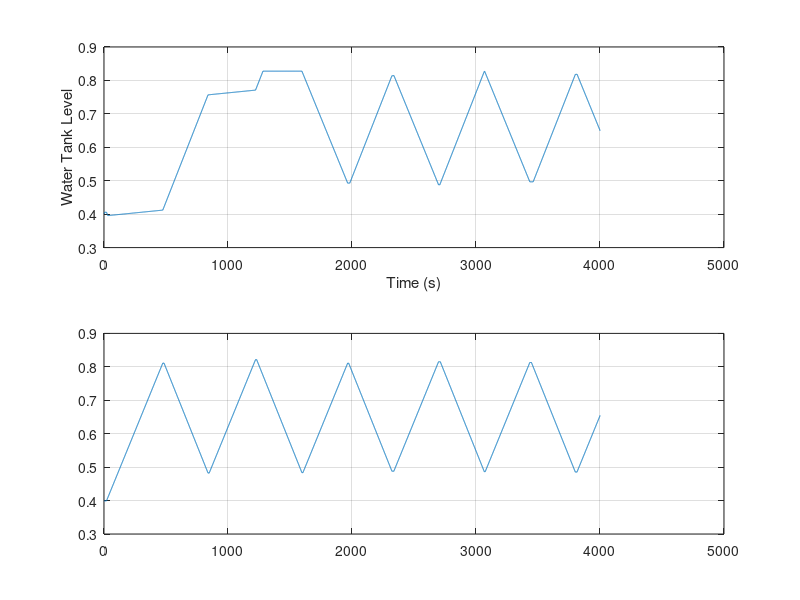

Write MATLAB code to recreate this figure. (Note: this script raises an error after producing the figure.)
close all;
clear all;
clc

formatSpec = '%f';

%%% Experiment 1

fileID_3 = fopen('experiment_no_attack/tank_1.txt','r');
tank_1= fscanf(fileID_3,formatSpec);

fileID_2 = fopen('experiment_no_attack/tank_2.txt','r');
tank_2= fscanf(fileID_2,formatSpec);

fileID_1 = fopen('experiment_no_attack/ph.txt','r');
ph = fscanf(fileID_1,formatSpec);
fsz = 6;
 

%%%%%%%%%%%%%%%%%%%%% Experiment 1 no atacck %%%%%%%%%%%%%%%%%%%%%%%%%%%%

h1=figure(1);
set(gca, 'FontSize', fsz, 'LineWidth', 2.0 ); 

subplot(2,1,1)
plot(tank_1)
grid on;

xlabel('Time (s)')
ylabel('Water Tank Level')


subplot(2,1,2)
plot(tank_2)
grid on;


suptitle('Water Tank Level Behavior Without Attack');
xlabel('Time (s)')
ylabel('Water Tank Level')

matlab2tikz('tank_levels.tikz', 'showInfo', false, 'parseStrings', false, 'standalone', false, 'height', '\figureheight', 'width', '\figurewidth');


